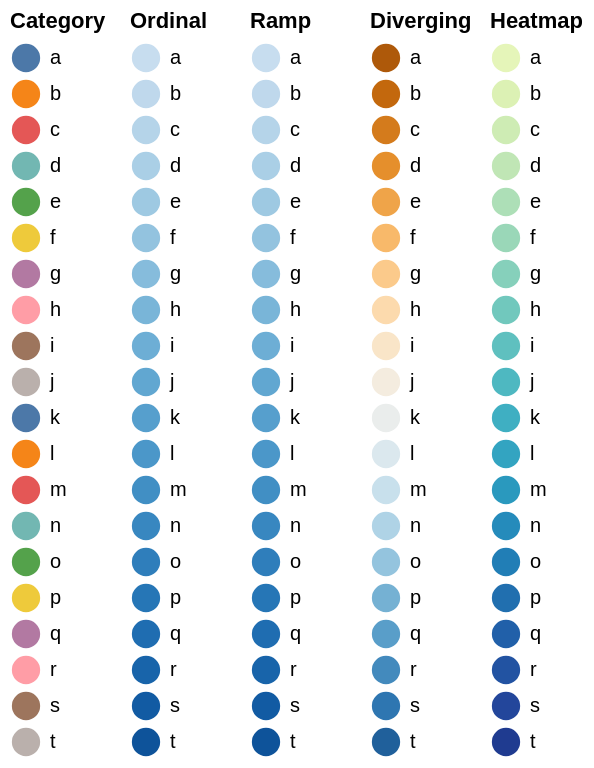

The Vega-Lite source for this figure:
### Vega specification from a JSON file in a GitHub repository (floating-point values rounded to 4 significant figures)
{"$schema": "https://vega.github.io/schema/vega/v4.json", "padding": 5, "config": {"legend": {"offset": 5, "symbolSize": 200}}, "signals": [{"name": "data", "value": ["a", "b", "c", "d", "e", "f", "g", "h", "i", "j", "k", "l", "m", "n", "o", "p", "q", "r", "s", "t"]}, {"name": "count", "value": 20, "bind": {"input": "range", "min": 0, "max": 20, "step": 1}}, {"name": "domain", "update": "slice(data, 0, count)"}], "scales": [{"name": "category", "type": "ordinal", "range": "category", "domain": {"signal": "domain"}}, {"name": "ordinal", "type": "ordinal", "range": "ordinal", "domain": {"signal": "domain"}}, {"name": "ramp", "type": "ordinal", "range": "ramp", "domain": {"signal": "domain"}}, {"name": "diverging", "type": "ordinal", "range": "diverging", "domain": {"signal": "domain"}}, {"name": "heatmap", "type": "ordinal", "range": "heatmap", "domain": {"signal": "domain"}}], "legends": [{"orient": "none", "fill": "category", "title": "Category", "encode": {"legend": {"update": {"x": {"value": 0}, "y": {"value": 0}}}}}, {"orient": "none", "fill": "ordinal", "title": "Ordinal", "encode": {"legend": {"update": {"x": {"value": 60}, "y": {"value": 0}}}}}, {"orient": "none", "fill": "ramp", "title": "Ramp", "encode": {"legend": {"update": {"x": {"value": 120}, "y": {"value": 0}}}}}, {"orient": "none", "fill": "diverging", "title": "Diverging", "encode": {"legend": {"update": {"x": {"value": 180}, "y": {"value": 0}}}}}, {"orient": "none", "fill": "heatmap", "title": "Heatmap", "encode": {"legend": {"update": {"x": {"value": 240}, "y": {"value": 0}}}}}]}
